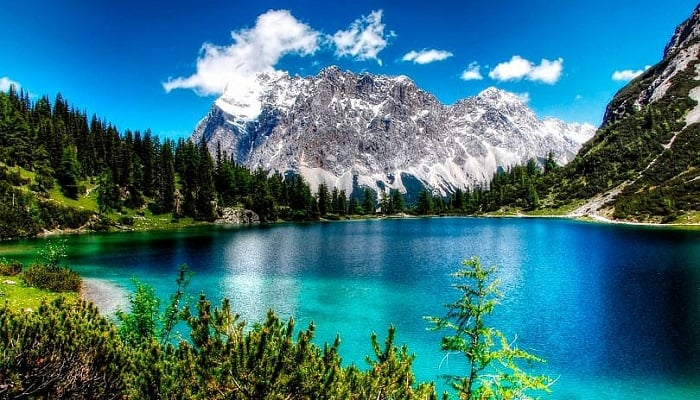
#> input picture data/image.jpg, 700 x 400 px
$ jupyter execute --allow-errors 1_basic_operations.ipynb   (older library calls are emulated)
#> lines starting #> are read from the running program, lines starting #| are printed output that depends on the picture
# 1. Simple Image Operations

## Table of Contents
1. [Libraries](#libraries)
2. [Loading Images](#loading)
3. [Resizing Images](#resize)
4. [Negative Images](#negative)
5. [Logarithmic Transformation](#log)
6. [Image Binarizer](#bin)
7. [Image Quantizer](#quant)

## Importing Libraries <a class="anchor" id="libraries" ></a>

[cell 1]
from matplotlib import image as mpimg
import matplotlib.pyplot as plt
import numpy as np
import cv2

## Loading Images <a class="anchor" id="loading"></a>

[cell 2]
img1 = mpimg.imread('data/image.jpg')
#> img1 is the input picture: shape (400, 700, 3); mean R, G, B 56.6, 112.9, 124.3
plt.imshow(img1)
print(type(img1))
#| <class 'numpy.ndarray'>

Look at the shape of this array:

[cell 3]
img1.shape
#> Out = (400, 700, 3)

The image is actually composed of three "layers, or *channels*, for red, green, and blue (RGB) pixel intensities.

Display the same image but this time we'll use another popular Python library for working with images - **cv2**.

[cell 4]
img2 = cv2.imread('data/image.jpg')
plt.imshow(img2)
type(img2)

The trouble is that cv2 loads the array of image data with the channels ordered as blue, green, red (BGR) instead of red, green blue (RGB).

Let's fix that

[cell 5]
img2 = cv2.cvtColor(img2, cv2.COLOR_BGR2RGB)
print(plt.imshow(img2))
#| AxesImage(shape=(400, 700, 3))

Lastly, one more commonly used library for image processing in Python we should consider - **PIL**:

[cell 6]
from PIL import Image
import matplotlib.pyplot as plt

img3 = Image.open('data/image.jpg')
plt.imshow(img3)
print(type(img3))
#| <class 'PIL.JpegImagePlugin.JpegImageFile'>

It's easy to convert a PIL JpegImageFile to a numpy array

[cell 7]
img3 = np.array(img3)
img3.shape
#> Out = (400, 700, 3)

Saving a numpy array in an optimized format, should you need to persist images into storage

[cell 8]
# Save the image
np.save('data/img.npy', img3)

# Load the image
img3 = np.load('data/img.npy')

plt.imshow(img3)

## Resizing an Image <a class="anchor" id="resize"></a>
One of the most common manipulations of an image is to resize it.

Generally, we want to ensure that all of your training images have consistent dimensions.

[cell 9]
from PIL import Image, ImageOps

# Load the image array into a PIL Image
orig_img = Image.fromarray(img3)

# Get the image size
o_h, o_w = orig_img.size
#> o_h = 700; o_w = 400
print('Original size:', o_h, 'x', o_w)
#| Original size: 700 x 400

# We'll resize this so it's 200 x 200
target_size = (200,200)
new_img = orig_img.resize(target_size)
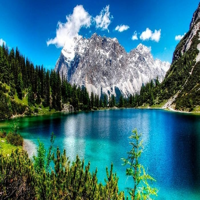
#> new_img: PIL image 200x200 RGB; mean R, G, B 56.6, 112.9, 124.3
n_h, n_w = new_img.size
#> n_h = 200; n_w = 200
print('New size:', n_h, 'x', n_w)
#| New size: 200 x 200

# Show the original and resized images
# Create a figure
fig = plt.figure(figsize=(12, 12))

# Subplot for original image
a=fig.add_subplot(2,1,1)
imgplot = plt.imshow(orig_img)
a.set_title('Before')

# Subplot for resized image
a=fig.add_subplot(2,1,2)
imgplot = plt.imshow(new_img)
a.set_title('After')

plt.show()
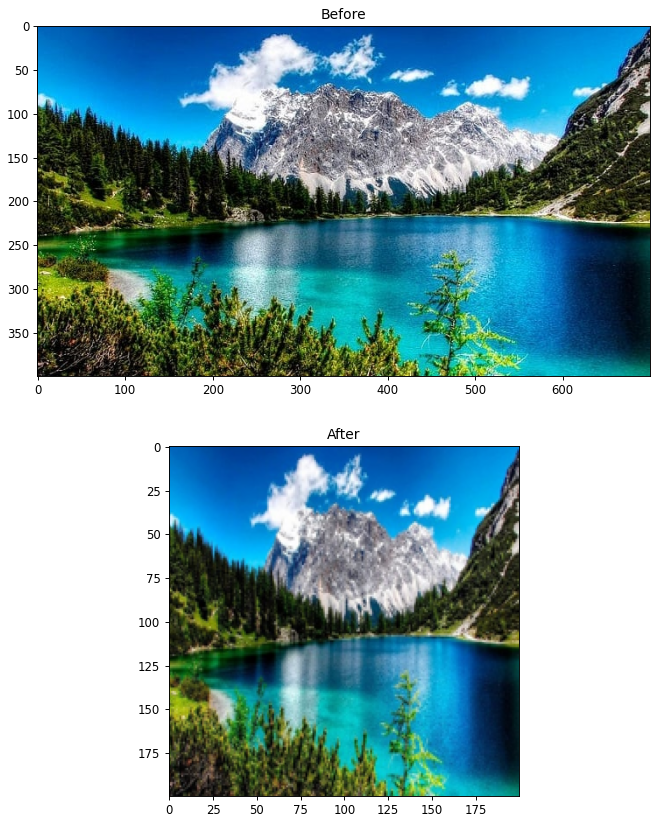
#> figure drawn by matplotlib, 2 panels

If we want to resize the image and change its shape without distorting it, we'll need to *scale* the image so that its largest dimension fits our new desired size.

[cell 10]
# Get the image size
orig_height, orig_width = orig_img.size
#> orig_height = 700; orig_width = 400
print('Original size:', orig_height, 'x', orig_width)
#| Original size: 700 x 400

# We'll resize this so it's 200 x 200
target_size = (200,200)

# Scale the image to the new size using the thumbnail method
scaled_img = orig_img
scaled_img.thumbnail(target_size, Image.ANTIALIAS)
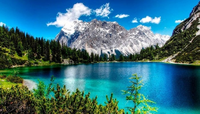
#> scaled_img: PIL image 200x114 RGB; mean R, G, B 56.7, 112.9, 124.3
scaled_height, scaled_width = scaled_img.size
#> scaled_height = 200; scaled_width = 114
print('Scaled size:', scaled_height, 'x', scaled_width)
#| Scaled size: 200 x 114

# Create a new white image of the target size to be the background
new_img = Image.new("RGB", target_size, (255, 255, 255))
#> new_img: PIL image 200x200 RGB; every value is 255

# paste the scaled image into the center of the white background image
new_img.paste(scaled_img, (int((target_size[0] - scaled_img.size[0]) / 2), int((target_size[1] - scaled_img.size[1]) / 2)))
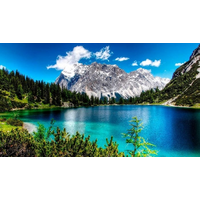
#> new_img: PIL image 200x200 RGB; mean R, G, B 141.9, 174, 180.5
new_height, new_width = new_img.size
#> new_height = 200
print('New size:', new_height, 'x', new_width)
#| New size: 200 x 200

# Show the original and resized images
# Create a figure
fig = plt.figure(figsize=(12, 12))

# Subplot for original image
a=fig.add_subplot(3,1,1)
imgplot = plt.imshow(orig_img)
a.set_title('Original')

# Subplot for scaled image
a=fig.add_subplot(3,1,2)
imgplot = plt.imshow(scaled_img)
a.set_title('Scaled')

# Subplot for resized image
a=fig.add_subplot(3,1,3)
imgplot = plt.imshow(new_img)
a.set_title('Resized')

plt.show()

## Negative Images <a class="anchor" id="negative"></a>

[cell 11]
orig_img = cv2.imread('data/image.jpg')
orig_img = cv2.cvtColor(orig_img, cv2.COLOR_BGR2RGB)
img_neg = 255 - orig_img
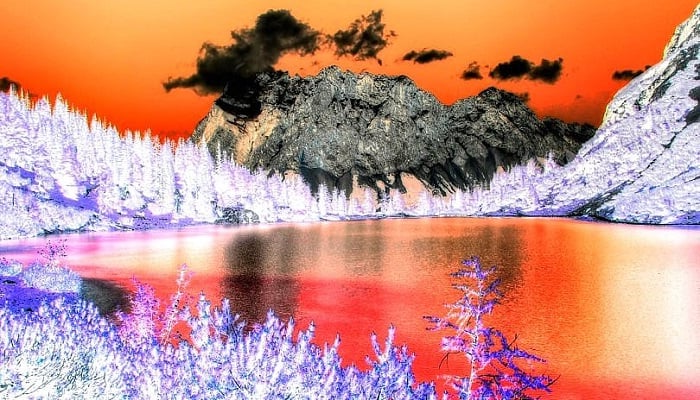
#> img_neg: shape (400, 700, 3); mean R, G, B 198.4, 142.1, 130.7

[cell 12]
fig = plt.figure(figsize=(8, 8))

# Subplot for original image
a=fig.add_subplot(2,1,1)
imgplot = plt.imshow(orig_img)
a.set_title('Original')

a = fig.add_subplot(2,1,2)
imgplot = plt.imshow(img_neg)
a.set_title('Negative')

plt.show()

## Logarithmic Transformation <a class="anchor" id="log"></a>

$$
S = c * log (1 + r)
$$

where,
- $R$ = input pixel value
- $C$ = scaling constant and
- $S$ = output pixel value

The value of $c$ is chosen such that we get the maximum output value corresponding to the bit size used. So, the formula for calculating $c$  is as follows:

$c = 255 / (log (1 + $ max input pixel value $))$

[cell 13]
orig_img = cv2.imread('data/image.jpg')
orig_img = cv2.cvtColor(orig_img, cv2.COLOR_BGR2RGB)

# Apply log transformation method
c = 255 / np.log(1 + np.max(orig_img))
#> c = 45.99
log_img = c * (np.log(orig_img + 1))
#> log_img: shape (400, 700, 3) float16; 0.61% of the values are NaN or infinite; the others: min 0, max 255, mean 177.6

# Specify the data type so that
# float value will be converted to int
log_img = np.array(log_img, dtype = np.uint8)
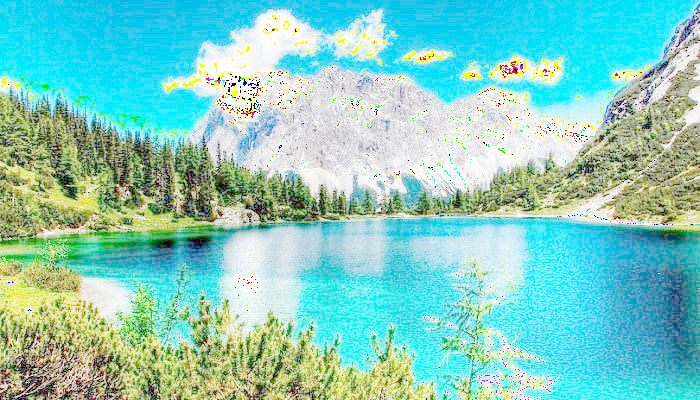
#> log_img: shape (400, 700, 3); mean R, G, B 132.5, 203.7, 192.1

Log transformation of gives actual information by enhancing the image. If we apply this method in an image having higher pixel values then it will enhance the image more and actual information of the image will be lost.

[cell 14]
fig = plt.figure(figsize=(8, 8))

# Subplot for original image
a=fig.add_subplot(2,1,1)
imgplot = plt.imshow(orig_img)
a.set_title('Original')

a = fig.add_subplot(2,1,2)
imgplot = plt.imshow(log_img)
a.set_title('Logarithmic Image')

plt.show()

## Image Binarizer (Thresholding) <a class="anchor" id="bin"></a>

Binarize pixels (set pixel values to 0 or 1) according to a threshold.

[cell 15]
orig_img = cv2.imread('data/linear_gradient.png')
#> (the rest of this cell did not finish here and is left out)

## Image Quantizer  <a class="anchor" id="quant"></a>

[cell 16]
orig_img = cv2.imread('data/image.jpg')

Z = orig_img.reshape((-1,3))

# convert to np.float32
Z = np.float32(Z)

# define criteria, number of clusters(K) and apply kmeans()
criteria = (cv2.TERM_CRITERIA_EPS + cv2.TERM_CRITERIA_MAX_ITER, 10, 1.0)
def colorQuant(Z, K, criteria):

#> called with Z = array of shape (280000, 3), K = 2, criteria = (3, 10, 1)
   ret,label,center=cv2.kmeans(Z,K,None,criteria,10,cv2.KMEANS_RANDOM_CENTERS)
#> ret = 2.16e+09; center = [[187.1, 155.1, 72.45], [37.78, 54.76, 34.86]]

   # Now convert back into uint8, and make original image
   center = np.uint8(center)
#> center = [[187, 155, 72], [37, 54, 34]]
   res = center[label.flatten()]
   res2 = res.reshape((orig_img.shape))
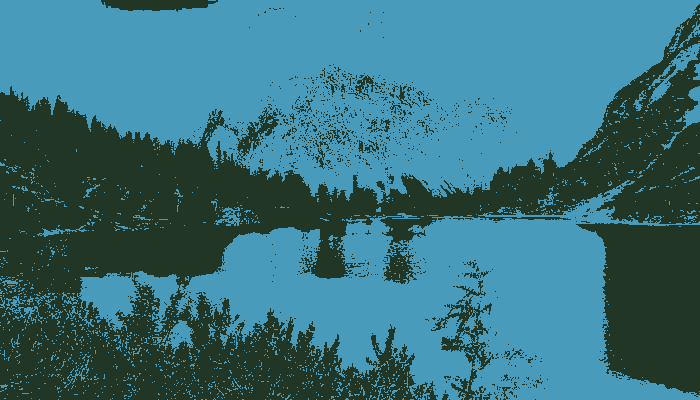
#> res2: shape (400, 700, 3); mean B, G, R 123.9, 112.5, 56
   return res2
res1 = colorQuant(Z, 2, criteria)
res2 = colorQuant(Z, 5, criteria)
#> call 2 of colorQuant, with Z = array of shape (280000, 3), K = 5, criteria = (3, 10, 1)
#> in colorQuant (call 2), `ret,label,center=cv2.kmeans(Z,K,None,criteria,10,cv2.KMEANS_RANDOM_CEN..`: ret = 628542436.5; center = [[24.84, 41.59, 26.8], [154.4, 98.36, 9.04], [216.3, 211.3, 194.7], [210.8, 160.1, 15.42], [104.3, 135.2, 116.8]]
#> in colorQuant (call 2), `center = np.uint8(center)`: center = [[24, 41, 26], [154, 98, 9], [216, 211, 194], [210, 160, 15], [104, 135, 116]]
#> in colorQuant (call 2), `res2 = res.reshape((orig_img.shape))`:
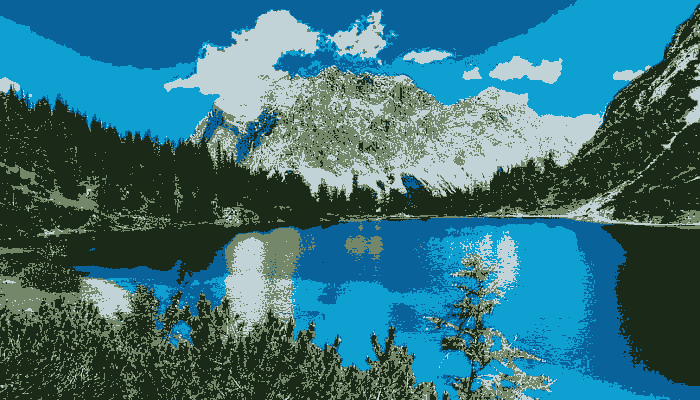
#> res2: shape (400, 700, 3); mean B, G, R 123.7, 112.6, 56.1
res3 = colorQuant(Z, 8, criteria)
#> call 3 of colorQuant, with Z = array of shape (280000, 3), K = 8, criteria = (3, 10, 1)
#> in colorQuant (call 3), `ret,label,center=cv2.kmeans(Z,K,None,criteria,10,cv2.KMEANS_RANDOM_CEN..`: ret = 402743671.7; center = [[179.1, 112.9, 6.4], [231.5, 227, 218.4], [107.8, 140.2, 122.5], [216.5, 167.4, 12.26], [118, 84.12, 14.68], [45.56, 90.32, 74.95], [17.88, 30.48, 17.83], [185.4, 178, 144.8]]
#> in colorQuant (call 3), `center = np.uint8(center)`: center = [[179, 112, 6], [231, 227, 218], [107, 140, 122], [216, 167, 12], [117, 84, 14], [45, 90, 74], [17, 30, 17], [185, 178, 144]]
#> in colorQuant (call 3), `res2 = res.reshape((orig_img.shape))`:
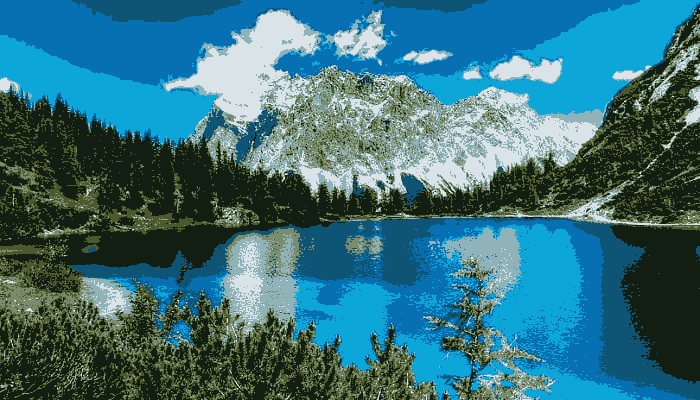
#> res2: shape (400, 700, 3); mean B, G, R 123.7, 112.5, 56

fig = plt.figure(figsize=(12, 8))

plt.subplot(221),plt.imshow(cv2.cvtColor(orig_img, cv2.COLOR_BGR2RGB))
plt.title('Original Image')

plt.subplot(222),plt.imshow(cv2.cvtColor(res1, cv2.COLOR_BGR2RGB))
plt.title('K=2')

plt.subplot(223),plt.imshow(cv2.cvtColor(res2, cv2.COLOR_BGR2RGB))
plt.title('K=4')

plt.subplot(224),plt.imshow(cv2.cvtColor(res3, cv2.COLOR_BGR2RGB))
plt.title('K=8')

plt.show()
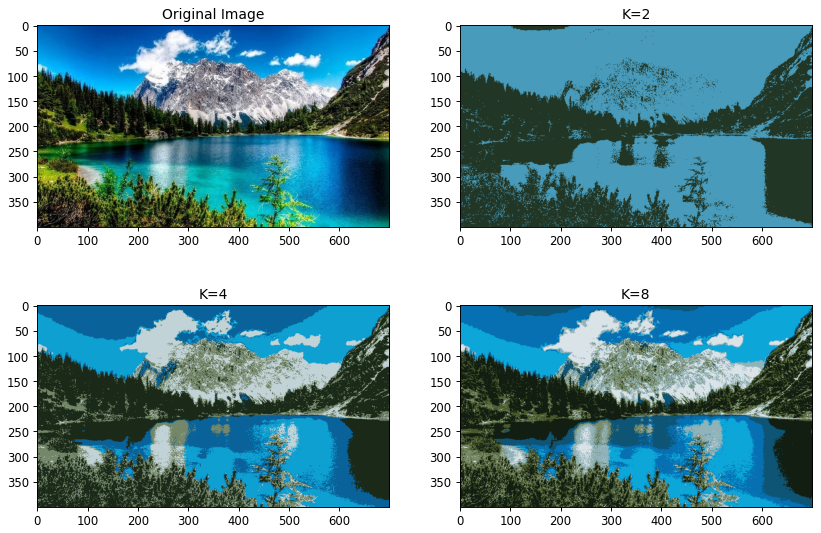
#> figure drawn by matplotlib, 4 panels

$ run again, with data/elon_1.jpg copied over data/image.jpg
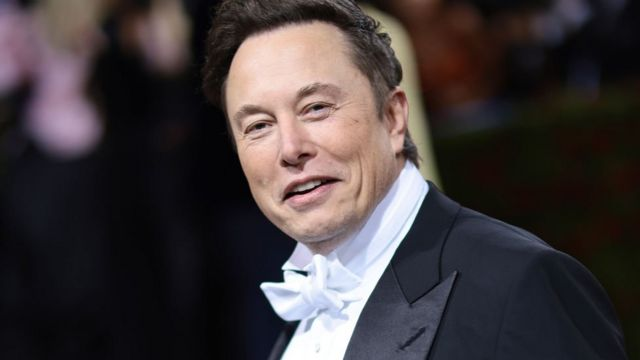
#> input picture data/elon_1.jpg, 640 x 360 px
#> img1 is the input picture: shape (360, 640, 3); mean R, G, B 64.9, 57.4, 58.6
#| <class 'numpy.ndarray'>
#| AxesImage(shape=(360, 640, 3))
#| <class 'PIL.JpegImagePlugin.JpegImageFile'>
#| Original size: 640 x 360
#| New size: 200 x 200
#| Original size: 640 x 360
#| Scaled size: 200 x 113
#| New size: 200 x 200
#> c = 45.99
#> `log_img = np.array(log_img, dtype = np.uint8)`:
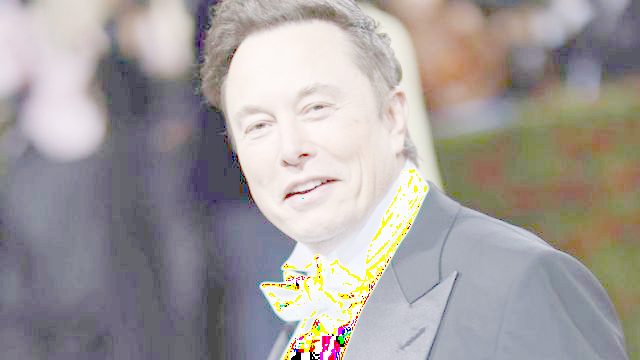
#> log_img: shape (360, 640, 3); mean R, G, B 163.2, 157.4, 156.3
#> in colorQuant, `ret,label,center=cv2.kmeans(Z,K,None,criteria,10,cv2.KMEANS_RANDOM_CEN..`: ret = 619023872; center = [[165.4, 167, 188.3], [26.45, 24.41, 27.72]]
#> in colorQuant, `center = np.uint8(center)`: center = [[165, 167, 188], [26, 24, 27]]
#> `plt.show()`:
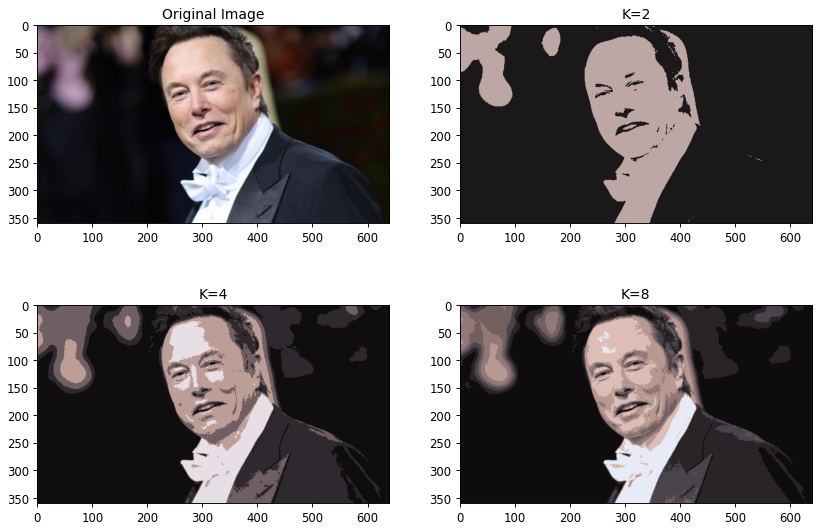
#> figure drawn by matplotlib, 4 panels

$ run again, with data/apples.png saved as data/image.jpg
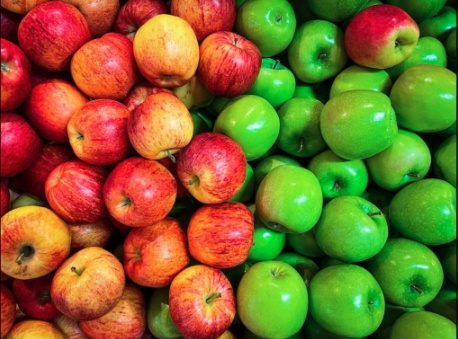
#> input picture data/apples.png, 458 x 339 px
#> img1 is the input picture: shape (339, 458, 3); mean R, G, B 125.5, 102.8, 41.5
#| <class 'numpy.ndarray'>
#| AxesImage(shape=(339, 458, 3))
#| <class 'PIL.JpegImagePlugin.JpegImageFile'>
#| Original size: 458 x 339
#| New size: 200 x 200
#| Original size: 458 x 339
#| Scaled size: 200 x 148
#| New size: 200 x 200
#> c = 45.99
#> in colorQuant, `ret,label,center=cv2.kmeans(Z,K,None,criteria,10,cv2.KMEANS_RANDOM_CEN..`: ret = 1.13e+09; center = [[60.55, 96, 217.6], [28.59, 107.4, 63.46]]
#> in colorQuant, `center = np.uint8(center)`: center = [[60, 96, 217], [28, 107, 63]]
#> `plt.show()`:
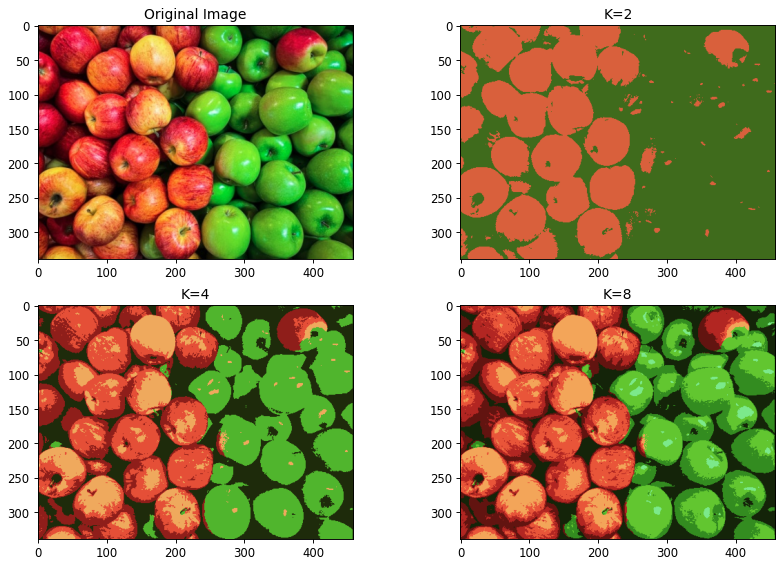
#> figure drawn by matplotlib, 4 panels
